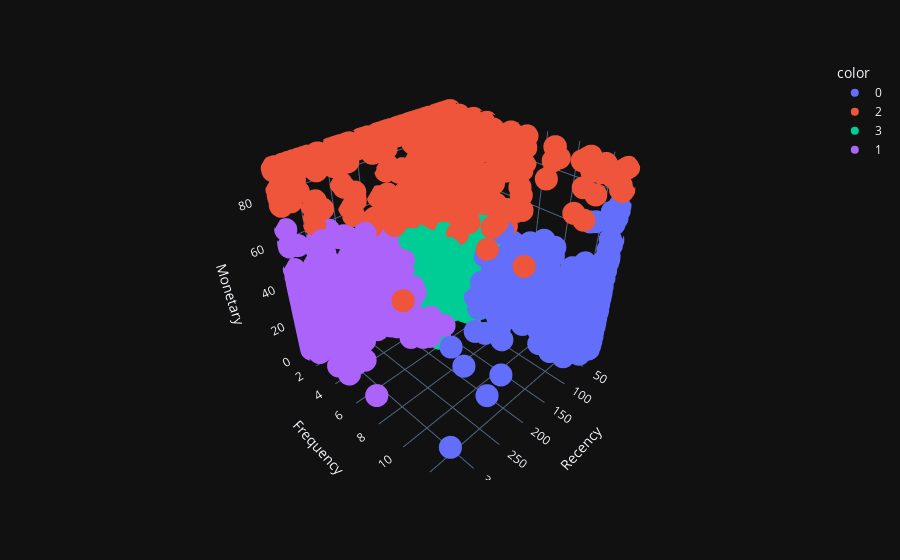

Write notebook code for a chart like this one.
### Code cell
px.scatter_3d(df_rfm_clip, x='Recency', y='Frequency', z='Monetary', color=kmeans_labels.astype(str), template='plotly_dark')

### Figure 1 — Plotly figure (JSON) as saved in the notebook; plotly's stock layout.template omitted (floating-point values rounded to 4 significant figures; data arrays with more than 128 entries replaced by an {"elided": "..."} marker saying what was removed)
{"data": [{"hovertemplate": "color=0<br>Recency=%{x}<br>Frequency=%{y}<br>Monetary=%{z}<extra></extra>", "legendgroup": "0", "marker": {"color": "#636efa", "symbol": "circle"}, "mode": "markers", "name": "0", "scene": "scene", "showlegend": true, "type": "scatter3d", "x": {"elided": "617 int values"}, "y": {"elided": "617 int values"}, "z": {"elided": "617 float values"}}, {"hovertemplate": "color=2<br>Recency=%{x}<br>Frequency=%{y}<br>Monetary=%{z}<extra></extra>", "legendgroup": "2", "marker": {"color": "#EF553B", "symbol": "circle"}, "mode": "markers", "name": "2", "scene": "scene", "showlegend": true, "type": "scatter3d", "x": {"elided": "397 int values"}, "y": {"elided": "397 int values"}, "z": {"elided": "397 float values"}}, {"hovertemplate": "color=3<br>Recency=%{x}<br>Frequency=%{y}<br>Monetary=%{z}<extra></extra>", "legendgroup": "3", "marker": {"color": "#00cc96", "symbol": "circle"}, "mode": "markers", "name": "3", "scene": "scene", "showlegend": true, "type": "scatter3d", "x": {"elided": "2347 int values"}, "y": {"elided": "2347 int values"}, "z": {"elided": "2347 float values"}}, {"hovertemplate": "color=1<br>Recency=%{x}<br>Frequency=%{y}<br>Monetary=%{z}<extra></extra>", "legendgroup": "1", "marker": {"color": "#ab63fa", "symbol": "circle"}, "mode": "markers", "name": "1", "scene": "scene", "showlegend": true, "type": "scatter3d", "x": {"elided": "975 int values"}, "y": {"elided": "975 int values"}, "z": {"elided": "975 float values"}}], "layout": {"legend": {"title": {"text": "color"}, "tracegroupgap": 0}, "margin": {"t": 60}, "scene": {"domain": {"x": [0, 1], "y": [0, 1]}, "xaxis": {"title": {"text": "Recency"}}, "yaxis": {"title": {"text": "Frequency"}}, "zaxis": {"title": {"text": "Monetary"}}}}}
